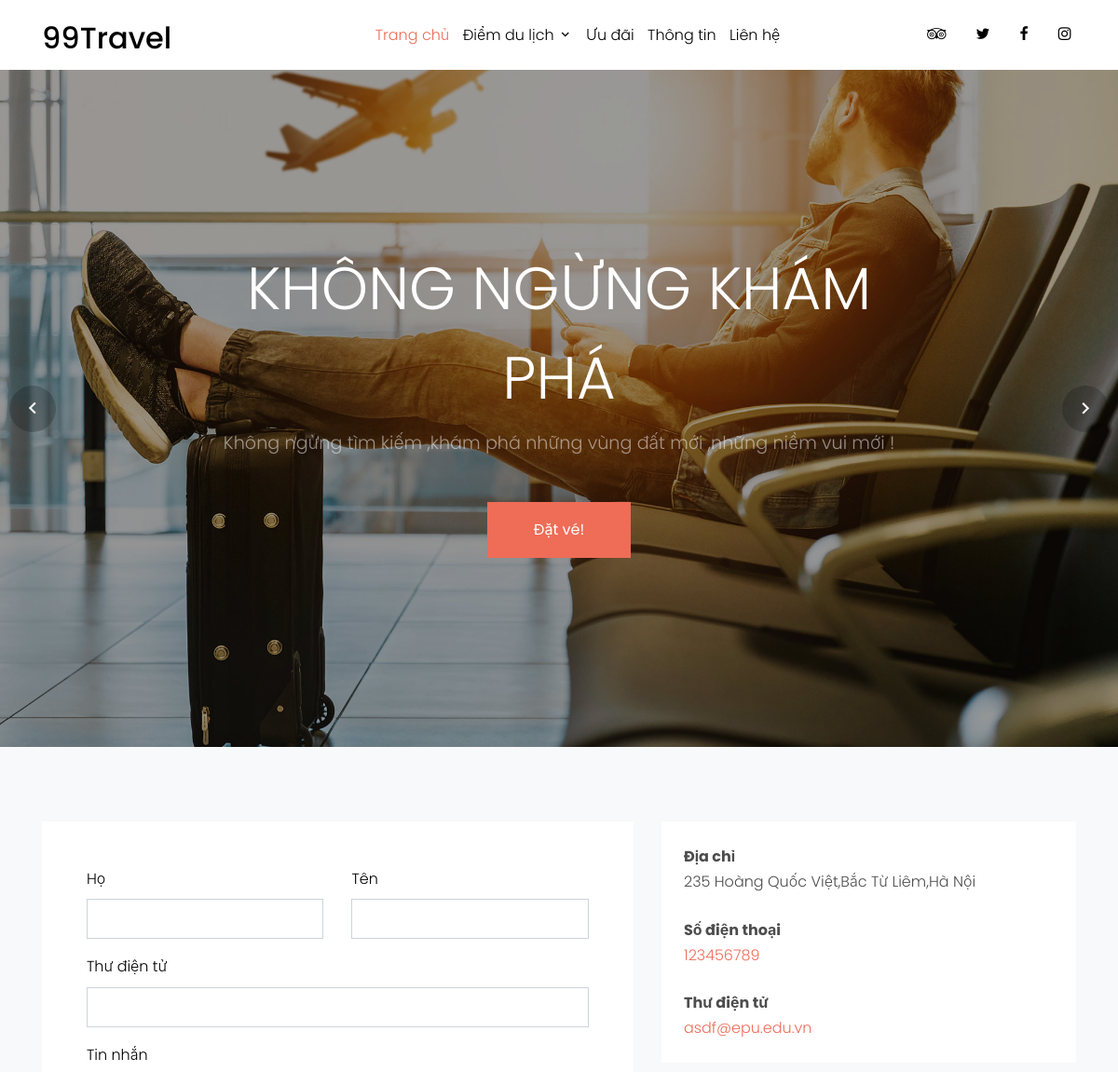
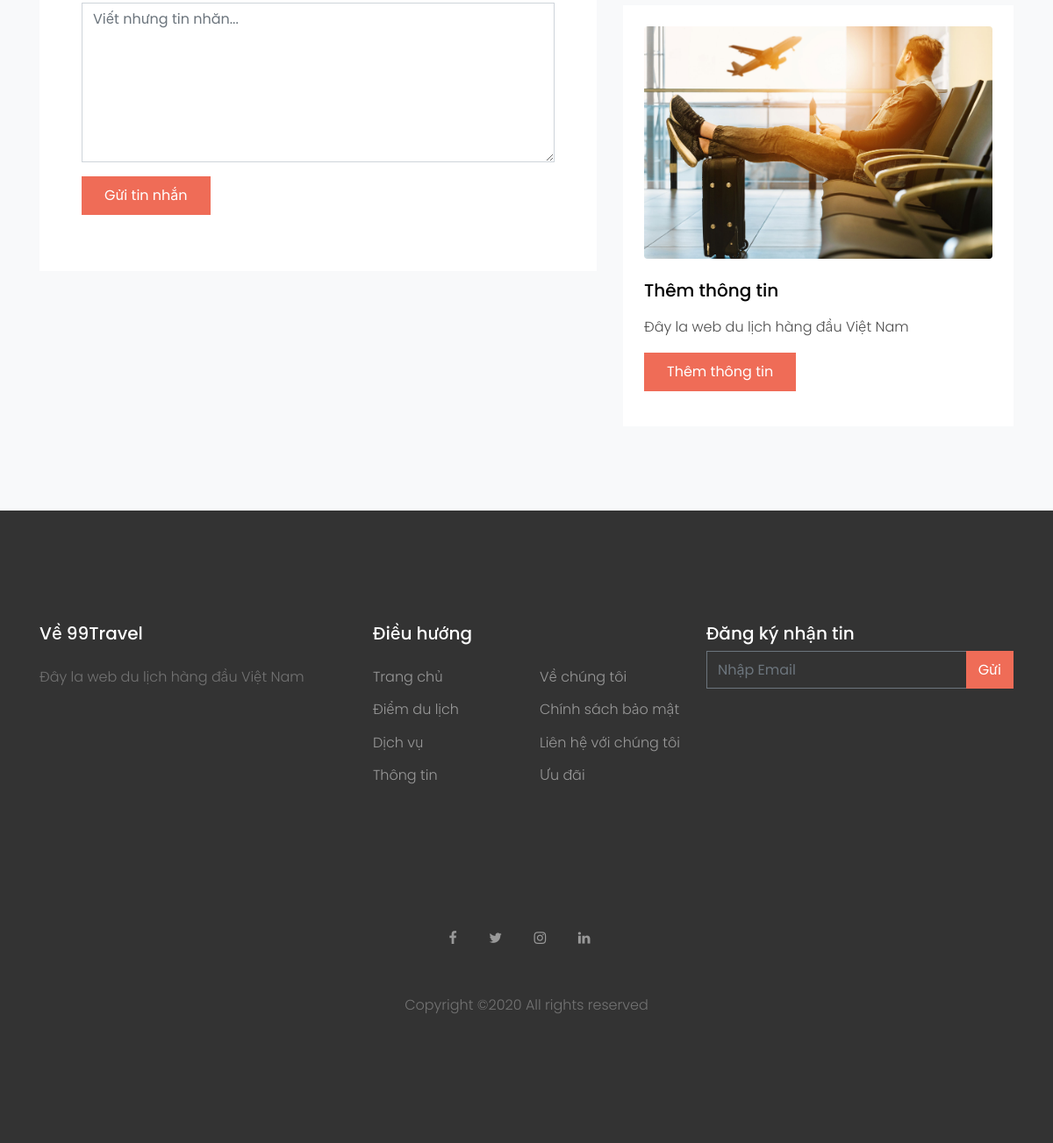
The app's page /contact with its own data (2 pictures, top to bottom).
### Home/models.py (models this page shows)
class About(models.Model):
    gioiThieu=models.TextField()
    address=models.TextField()
    phone=models.CharField(max_length=10)
    email=models.EmailField()
    facebook=models.TextField()
    twitter=models.TextField()
    instagram=models.TextField()
    linkedin=models.TextField()

### Home/views.py (the view)
# urls.py: path('contact',views.contact)
def contact(request):
    return render(request,'pages/contact.html',{'Info':About.objects.all()})

### Home/templates/pages/contact.html
{% extends 'pages/base.html' %}
{% load static %}
{% block content %}
    <div class="site-section bg-light">
      <div class="container">
        <div class="row">
          <div class="col-md-7 mb-5">
            <form action="#" class="p-5 bg-white">
              <div class="row form-group">
                <div class="col-md-6 mb-3 mb-md-0">
                  <label class="text-black" for="fname">Họ</label>
                  <input type="text" id="fname" class="form-control">
                </div>
                <div class="col-md-6">
                  <label class="text-black" for="lname">Tên</label>
                  <input type="text" id="lname" class="form-control">
                </div>
              </div>
              <div class="row form-group">
                <div class="col-md-12">
                  <label class="text-black" for="email">Thư điện tử</label>
                  <input type="email" id="email" class="form-control">
                </div>
              </div>
              <div class="row form-group">
                <div class="col-md-12">
                  <label class="text-black" for="message">Tin nhắn</label>
                  <textarea name="message" id="message" cols="30" rows="7" class="form-control" placeholder="Viết nhưng tin nhăn..."></textarea>
                </div>
              </div>
              <div class="row form-group">
                <div class="col-md-12">
                  <input type="submit" value="Gửi tin nhắn" class="btn btn-primary py-2 px-4 text-white">
                </div>
              </div>
            </form>
          </div>
          <div class="col-md-5">
            {% for info in Info%}
            <div class="p-4 mb-3 bg-white">
              <p class="mb-0 font-weight-bold">Địa chỉ</p>
              <p class="mb-4">{{info.address}}</p>
              <p class="mb-0 font-weight-bold">Số điện thoại</p>
              <p class="mb-4"><a href="#">{{info.phone}}</a></p>
              <p class="mb-0 font-weight-bold">Thư điện tử</p>
              <p class="mb-0"><a href="#">{{info.email}}</a></p>
            </div>
            <div class="p-4 mb-3 bg-white">
              <img src="{%static 'images/hero_bg_1.jpg'%}" alt="Image" class="img-fluid mb-4 rounded">
              <h3 class="h5 text-black mb-3">Thêm thông tin</h3>
              <p>{{info.gioiThieu}}</p>
              <p><a href="#" class="btn btn-primary px-4 py-2 text-white">Thêm thông tin</a></p>
            </div>
            {% endfor %}
          </div>
        </div>
      </div>
    </div>
{% endblock content %}

### Home/templates/pages/base.html (shortened to what this page needs)
<!DOCTYPE html>
<html lang="en">
  <head>
    {% load static %}
    <link rel="stylesheet" href="{% static 'fonts/icomoon/style.css' %} ">
    <link rel="stylesheet" href="{% static 'css/bootstrap.min.css' %} ">
    <link rel="stylesheet" href="{% static 'css/magnific-popup.css' %}">
    <link rel="stylesheet" href="{% static 'css/jquery-ui.css' %}">
    <link rel="stylesheet" href="{% static 'css/owl.carousel.min.css' %}">
    <link rel="stylesheet" href="{% static 'css/owl.theme.default.min.css' %}">
    <link rel="stylesheet" href="{% static 'css/bootstrap-datepicker.css' %}">
    <link rel="stylesheet" href="{% static 'fonts/flaticon/font/flaticon.css' %}">
    <link rel="stylesheet" href="https://cdn.jsdelivr.net/npm/mediaelement@4.2.7/build/mediaelementplayer.min.css">
    <link rel="stylesheet" href="{% static 'css/aos.css' %}">
    <link rel="stylesheet" href="{% static 'css/style.css' %}">
  </head>
  <body>
  <div class="site-wrap">
    <header class="site-navbar py-1" role="banner">
      <div class="container">
        <div class="row align-items-center">
          <div class="col-6 col-xl-2">
            <h1 class="mb-0"><a href="index.html" class="text-black h2 mb-0">99Travel</a></h1>
          </div>
          <div class="col-10 col-md-8 d-none d-xl-block">
            <nav class="site-navigation position-relative text-right text-lg-center" role="navigation">
              <ul class="site-menu js-clone-nav mx-auto d-none d-lg-block">
                <li class="active">
                  <a href="home">Trang chủ</a>
                </li>
                <li class="has-children">
                  <a href="destination.html">Điểm du lịch</a>
                </li>
                <li><a href="discount">Ưu đãi</a></li>
                <li><a href="about">Thông tin</a></li>
                <li><a href="contact">Liên hệ</a></li>
              </ul>
            </nav>
          </div>
          <div class="col-6 col-xl-2 text-right">
            <div class="d-none d-xl-inline-block">
              <ul class="site-menu js-clone-nav ml-auto list-unstyled d-flex text-right mb-0" data-class="social">
                <li>
                  <a href="#" class="pl-0 pr-3 text-black"><span class="icon-tripadvisor"></span></a>
                </li>
                <li>
                  <a href="#" class="pl-3 pr-3 text-black"><span class="icon-twitter"></span></a>
                </li>
                <li>
                  <a href="#" class="pl-3 pr-3 text-black"><span class="icon-facebook"></span></a>
                </li>
                <li>
                  <a href="#" class="pl-3 pr-3 text-black"><span class="icon-instagram"></span></a>
                </li>
              </ul>
            </div>
          </div>
        </div>
      </div>
    </header>
    <div class="slide-one-item home-slider owl-carousel">
      <div class="site-blocks-cover overlay" style="background-image: url({% static 'images/hero_bg_1.jpg' %});" data-aos="fade" data-stellar-background-ratio="0.5">
        <div class="container">
          <div class="row align-items-center justify-content-center text-center">
            <div class="col-md-8" data-aos="fade-up" data-aos-delay="400">
              <h1 class="text-white font-weight-light">Không ngừng khám phá</h1>
              <p class="mb-5">Không ngừng tìm kiếm ,khám phá những vùng đất mới ,những niềm vui mới !</p>
              <p><a href="#" class="btn btn-primary py-3 px-5 text-white">Đặt vé!</a></p>
            </div>
          </div>
        </div>
      </div>
    </div>
    {% block content %}
   {% endblock %}
    {% for info in Info%}
    <footer class="site-footer">
      <div class="container">
        <div class="row">
          <div class="col-lg-4">
            <div class="mb-5">
              <h3 class="footer-heading mb-4">Về 99Travel</h3>
              <p>{{info.gioiThieu}}</p>
            </div>
          </div>
          <div class="col-lg-4 mb-5 mb-lg-0">
            <div class="row mb-5">
              <div class="col-md-12">
                <h3 class="footer-heading mb-4">Điều hướng</h3>
              </div>
              <div class="col-md-6 col-lg-6">
                <ul class="list-unstyled">
                  <li><a href="home">Trang chủ</a></li>
                  <li><a href="#">Điểm du lịch</a></li>
                  <li><a href="#">Dịch vụ</a></li>
                  <li><a href="about">Thông tin</a></li>
                </ul>
              </div>
              <div class="col-md-6 col-lg-6">
                <ul class="list-unstyled">
                  <li><a href="about">Về chúng tôi</a></li>
                  <li><a href="#">Chính sách bảo mật</a></li>
                  <li><a href="#">Liên hệ với chúng tôi</a></li>
                  <li><a href="#">Ưu đãi</a></li>
                </ul>
              </div>
            </div>
          </div>
          <div class="col-lg-4 mb-5 mb-lg-0">
            <div class="mb-5">
              <h3 class="footer-heading mb-2">Đăng ký nhận tin</h3>
              <form action="#" method="post">
                <div class="input-group mb-3">
                  <input type="text" class="form-control border-secondary text-white bg-transparent" placeholder="Nhập Email" aria-label="Nhập Email" aria-describedby="button-addon2">
                  <div class="input-group-append">
                    <button class="btn btn-primary text-white" type="button" id="button-addon2">Gửi</button>
                  </div>
                </div>
              </form>
            </div>
          </div>
        </div>
        <div class="row pt-5 mt-5 text-center">
          <div class="col-md-12">
            <div class="mb-5">
              <a href="{{info.facebook}}" class="pl-0 pr-3"><span class="icon-facebook"></span></a>
              <a href="{{info.twitter}}" class="pl-3 pr-3"><span class="icon-twitter"></span></a>
              <a href="{{info.instagram}}" class="pl-3 pr-3"><span class="icon-instagram"></span></a>
              <a href="{{info.linkedin}}" class="pl-3 pr-3"><span class="icon-linkedin"></span></a>
            </div>
            <p>
            Copyright &copy;<script>document.write(new Date().getFullYear());</script> All rights reserved </a>
            </p>
          </div>
        </div>
      </div>
    </footer>
    {% endfor %}
  </div>
  </body>
</html>

### Home/static/css/style.css (style rules this page uses)
body { line-height: 1.7; color: #4d4d4d; font-weight: 300; font-size: 1rem; }
a { -webkit-transition: .3s all ease; -o-transition: .3s all ease; transition: .3s all ease; }
h1, h2, h3, h4, h5, .h1, .h2, .h3, .h4, .h5 { font-family: "Poppins", -apple-system, BlinkMacSystemFont, "Segoe UI", Roboto, "Helvetica Neue", Arial, sans-serif, "Apple Color Emoji", "Segoe UI Emoji", "Segoe UI Symbol", "Noto Color Emoji"; }
.text-black { color: #000 !important; }
.site-wrap:before { -webkit-transition: .3s all ease-in-out; -o-transition: .3s all ease-in-out; transition: .3s all ease-in-out; background: rgba(0, 0, 0, 0.6); content: ""; position: absolute; z-index: 2000; top: 0; left: 0; right: 0; bottom: 0; opacity: 0; visibility: hidden; }
.btn { border-radius: 0; }
.btn.btn-primary { border: 2px solid transparent; }
.form-control { height: 43px; border-radius: 0; }
.site-section { padding: 2.5em 0; }
@media (min-width: 768px) { .site-section { padding: 5em 0; } }
.site-footer { padding: 4em 0; background: #333333; }
@media (min-width: 768px) { .site-footer { padding: 8em 0; } }
.site-footer p { color: #737373; }
.site-footer h2, .site-footer h3, .site-footer h4, .site-footer h5 { color: #fff; }
.site-footer a { color: #999999; }
.site-footer ul li { margin-bottom: 10px; }
.site-footer .footer-heading { font-size: 20px; color: #fff; }
.site-navbar { margin-bottom: 0px; z-index: 1999; position: relative; }
.site-navbar .site-navigation .site-menu { margin-bottom: 0; }
.site-navbar .site-navigation .site-menu .active > a { color: #ef6c57; }
.site-navbar .site-navigation .site-menu a { text-decoration: none !important; display: inline-block; }
.site-navbar .site-navigation .site-menu > li { display: inline-block; padding: 10px 5px; }
.site-navbar .site-navigation .site-menu > li > a { padding: 10px 0px; color: #000; text-decoration: none !important; }
.site-navbar .site-navigation .site-menu .has-children { position: relative; }
.site-navbar .site-navigation .site-menu .has-children > a { position: relative; padding-right: 20px; }
.site-navbar .site-navigation .site-menu .has-children > a:before { position: absolute; content: "\e313"; font-size: 16px; top: 50%; right: 0; -webkit-transform: translateY(-50%); -ms-transform: translateY(-50%); transform: translateY(-50%); font-family: 'icomoon'; }
.site-mobile-menu .site-nav-wrap { padding: 0; margin: 0; list-style: none; position: relative; }
.site-mobile-menu .site-nav-wrap a { padding: 10px 20px; display: block; position: relative; color: #212529; }
.site-mobile-menu .site-nav-wrap li { position: relative; display: block; }
.site-mobile-menu .site-nav-wrap li.active > a { color: #ef6c57; }
.site-mobile-menu .site-nav-wrap > li { display: block; position: relative; float: left; width: 100%; }
.site-mobile-menu .site-nav-wrap > li > a { padding-left: 20px; font-size: 20px; }
.site-mobile-menu .site-nav-wrap[data-class="social"] { float: left; width: 100%; margin-top: 30px; padding-bottom: 5em; }
.site-mobile-menu .site-nav-wrap[data-class="social"] > li { width: auto; }
.site-mobile-menu .site-nav-wrap[data-class="social"] > li:first-child a { padding-left: 15px !important; }
.site-blocks-cover { background-size: cover; background-repeat: no-repeat; background-position: top; background-position: center center; }
.site-blocks-cover.overlay { position: relative; }
.site-blocks-cover.overlay:before { position: absolute; content: ""; left: 0; bottom: 0; right: 0; top: 0; background: rgba(0, 0, 0, 0.4); }
.site-blocks-cover, .site-blocks-cover .row { min-height: 600px; height: calc(100vh - 73px); }
.site-blocks-cover h1 { text-transform: uppercase; font-size: 4rem; font-weight: 900; color: #fff; line-height: 1.5; }
.site-blocks-cover p { color: rgba(255, 255, 255, 0.5); font-size: 1.2rem; line-height: 1.5; }
.site-blocks-cover .btn { border: 2px solid transparent; }
.bg-light { background: #ccc; }
.block-13, .slide-one-item { position: relative; z-index: 1; }

### records on screen
About: address "235 Hoàng Quốc Việt,Bắc Từ Liêm,Hà Nội", phone "123456789", email "asdf@epu.edu.vn", gioiThieu "Đây la web du lịch hàng đầu Việt Nam"
